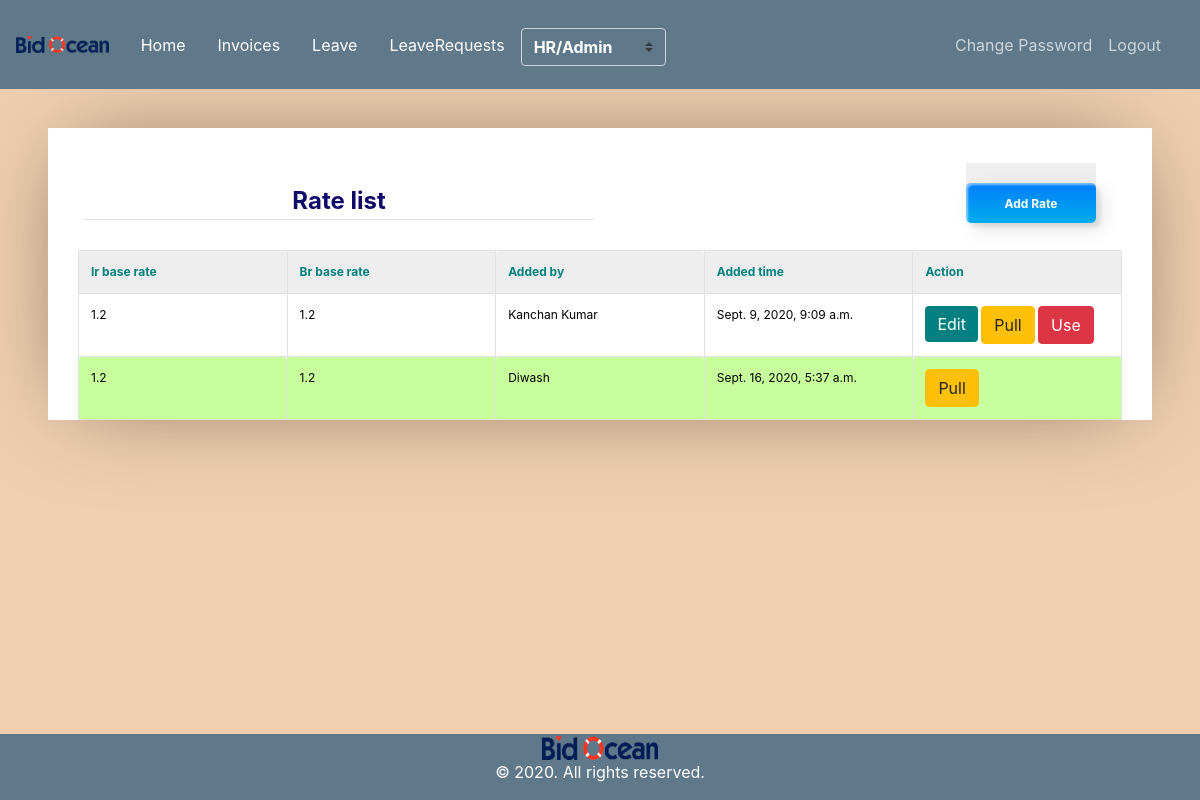
Page /rate-list/ (signed in) on the committed database.
### user_invoice/models.py (models this page shows, shortened)
class Rate(models.Model):
	id                  = models.AutoField(primary_key=True)
	base_ir             = models.CharField(max_length=300, null=True, blank=True)
	base_br             = models.CharField(max_length=200, null=True, blank=True)
	total_pay           = models.CharField(max_length=200, null=True, blank=True)
	difficultnp         = models.CharField(max_length=300, null=True, blank=True)
	extra_hours         = models.CharField(max_length=300, null=True, blank=True)
	file_attach         = models.CharField(max_length=300, null=True, blank=True)
	add_auth_days       = models.CharField(max_length=300, null=True, blank=True)
	new_entities_added  = models.CharField(max_length=300, null=True, blank=True)
	extra_days          = models.CharField(max_length=300, null=True, blank=True)
	duplicate_entities  = models.CharField(max_length=300, null=True, blank=True)
	errors              = models.CharField(max_length=300, null=True, blank=True)
	fines               = models.CharField(max_length=300, null=True, blank=True)
	duplicate_solic     = models.CharField(max_length=300)
	entity_cont_wrong   = models.CharField(max_length=300)
	false_referal       = models.CharField(max_length=300)
	fraudsolic_update   = models.CharField(max_length=300)
	source_ret_wo_res   = models.CharField(max_length=300)
	missed_bond         = models.CharField(max_length=300)
	missed_categories   = models.CharField(max_length=300)
	missed_solic_src    = models.CharField(max_length=300)
	missed_file         = models.CharField(max_length=300)
	missed_link         = models.CharField(max_length=300)
	missed_term         = models.CharField(max_length=300)
	not_posted_lead     = models.CharField(max_length=300)
	other_error         = models.CharField(max_length=300)
	other_serious_err   = models.CharField(max_length=300)
	refreshing_wds      = models.CharField(max_length=300)
	wage_not_selected   = models.CharField(max_length=300)
	skipped_solic       = models.CharField(max_length=300)
	source_ret_wo_note  = models.CharField(max_length=300)
	unjustified_absence = models.CharField(max_length=300)
	wrong_pre_bid       = models.CharField(max_length=300)
	wrong_categories    = models.CharField(max_length=300)
	wrong_geo_location  = models.CharField(max_length=300)
	incorrect_scope     = models.CharField(max_length=300)
	wrong_text_format   = models.CharField(max_length=300)
	auth_day_off        = models.CharField(max_length=300)
	unauth_day_off      = models.CharField(max_length=300)
	added_by            = models.ForeignKey(Employee, on_delete=models.SET_NULL, null=True, blank=True)
	added_date          = models.DateTimeField(auto_now_add=True)
	is_approved         = models.SmallIntegerField(default=0)

class Employee(models.Model):
	id         = models.AutoField(primary_key=True)
	name       = models.CharField(max_length=300)
	role       = models.ForeignKey(Role,on_delete=models.CASCADE)
	salary     = models.CharField(max_length=300, null=True, blank=True)
	address    = models.CharField(max_length=300)
	emp_id     = models.CharField(max_length=300, null=True, blank=True)
	phone_no   = models.CharField(max_length=300)
	auth_tbl   = models.OneToOneField(Userdetail, on_delete=models.CASCADE)
	added_at   = models.DateTimeField(auto_now_add=True)
	is_manager = models.SmallIntegerField(default=0)
	report_to  = models.ForeignKey('self', on_delete=models.SET_NULL, null=True, blank=True, related_name='empreport_to')

### user_invoice/views.py (the view)
# urls.py: path('rate-list/',views.RateDisplayView.as_view(),name='rate_list'),
class RateDisplayView(AdminOrHRPanelMixin,TemplateView):
    template_name = "user_invoice/rate_list.html"
    def get(self, request):
        employee = Employee.objects.get(auth_tbl=self.request.user)
        role     = employee.role.name.lower()
        context = {
            'role'     : role,
            'rates'    : Rate.objects.all(),
            'title'    : 'Rate list',
            'employee' : employee
        }
        return render(request, self.template_name, context)

### user_invoice/mixin.py (called while the page is built)
    def test_func(self):
        user     = self.request.user
        employee = Employee.objects.get(auth_tbl=user)
        return employee.role.name.lower() == 'admin' or employee.role.name.lower() == 'hr'

### user_invoice/templates/user_invoice/rate_list.html (shortened to what this page needs)
{% extends "user_invoice/base.html" %}
{% load crispy_forms_tags %}
{% block content %}
		<div class='container'>
		<table  width="100%">
			<tr>
				<td><legend class="border-bottom mb-4" style="color: rgb(15, 9, 105);text-align: center;"><b>Rate list</b> </legend></td>
				<td align="right"><a href="{% url 'rate_add' %}"><button class="custom-btn btn-12"><span>Click!</span><span><b> Add Rate</b></span></button></a></td>
			</tr>
		</table>
		<table cellpadding="0" cellspacing="0" border="0" class="table table-bordered table-striped  display" width="100%">
			<tr>
				<th style="color: teal;"><b>Ir base rate</b>  </th>
				<th style="color: teal;"><b>Br base rate</b></th>
				<th style="color: teal;"><b> Added by</b></th>
				<th style="color: teal;"><b> Added time</b></th>
				<th style="color: teal;"><b> Action</b></th>
			</tr>
			{% for rate in rates %}
				<tr {% if rate.is_approved == 1 %} style="background-color:#C8FF9D" {% endif %}>
					<td style="color: rgb(0, 0, 0);">{{rate.base_ir}}</td>
					<td style="color: rgb(0, 0, 0);">{{rate.base_br}}</td>
					<td style="color: rgb(0, 0, 0);">{{rate.added_by.name}}</td>
					<td style="color: rgb(0, 0, 0);">{{rate.added_date}}</td>
					<td style="color: rgb(0, 0, 0);">{% if employee.pk == rate.added_by.pk %}<a href="{% url 'rate_edit' rate.pk %}"><button  class="btn btn-primary shadow-none"  style="background-color:teal;border: none;">Edit</button></a>{% endif %} <a href="{% url 'rate_pull' rate.pk %}"><button  class="btn btn-warning" >Pull</button></a>
						{% if rate.is_approved == 0 %}
						<a href="{% url 'rate_approve' rate.pk %}" onclick="return confirm('Are you sure want to use this rate?')" ><button  class="btn btn-danger" >Use</button></a> </td>
						{% endif %}
				</tr>
			{% endfor %}
		</table>
		</div>
{% endblock content %}

### user_invoice/static/user_invoice/main.css (style rules this page uses)
body { background: #fafafa; color: #333333; margin-top: 5rem; }

### user_invoice/templates/user_invoice/base.html (style rules this page uses)
a { color: white; }

### user_invoice/templates/user_invoice/rate_list.html (style rules this page uses)
* { border: 0; color: inherit; font-family: inherit; font-size: inherit; font-style: inherit; font-weight: inherit; line-height: inherit; list-style: none; margin: 0; padding: 0; text-decoration: none; vertical-align: top; }
table { font-size: 75%; table-layout: fixed; width: 100%; }
table { border-collapse: collapse; border-spacing: 2px; }
th, td { border-width: 0px; padding: 0.5em; position: relative; }
th, td { border-radius: 0.25em; border-style: solid; }
th { background: #EEE; border-color: #BBB; }
td { border-color: #DDD; }
html { font: 16px/1 'Open Sans', sans-serif; overflow: auto; padding: 0.5in; }
html { background: #EFCFB0; cursor: default; }
body { background: #FFF; border-radius: 1px; box-shadow: 0 0 1in -0.25in rgba(0, 0, 0, 0.5); }
.btn-12 { position: relative; right: 20px; bottom: 20px; border:none; box-shadow: none; width: 130px; height: 40px; line-height: 42px; -webkit-perspective: 230px; perspective: 230px; }
.btn-12 span { background: rgb(0,172,238); background: linear-gradient(0deg, rgba(0,172,238,1) 0%, rgba(2,126,251,1) 100%); display: block; position: absolute; width: 130px; height: 40px; box-shadow:inset 2px 2px 2px 0px rgba(255,255,255,.5), 7px 7px 20px 0px rgba(0,0,0,.1), 4px 4px 5px 0px rgba(0,0,0,.1); border-radius: 5px; margin:0; text-align: center; -webkit-box-sizing: border-box; -moz-box-sizing: border-box; box-sizing: border-box; -webkit-transition: all .3s; transition: all .3s; }
.btn-12 span:nth-child(2) { -webkit-transform: rotateX(0deg); -moz-transform: rotateX(0deg); transform: rotateX(0deg); -webkit-transform-origin: 50% 50% -20px; -moz-transform-origin: 50% 50% -20px; transform-origin: 50% 50% -20px; }

### rows in the picture
Rate: base_ir "1.2", base_br "1.2", added_by.name "Kanchan Kumar", added_date "Sept. 9, 2020, 9:09 a.m.", shows "Edit", is_approved "Use"
Rate: base_ir "1.2", base_br "1.2", added_by.name "Diwash", added_date "Sept. 16, 2020, 5:37 a.m."
